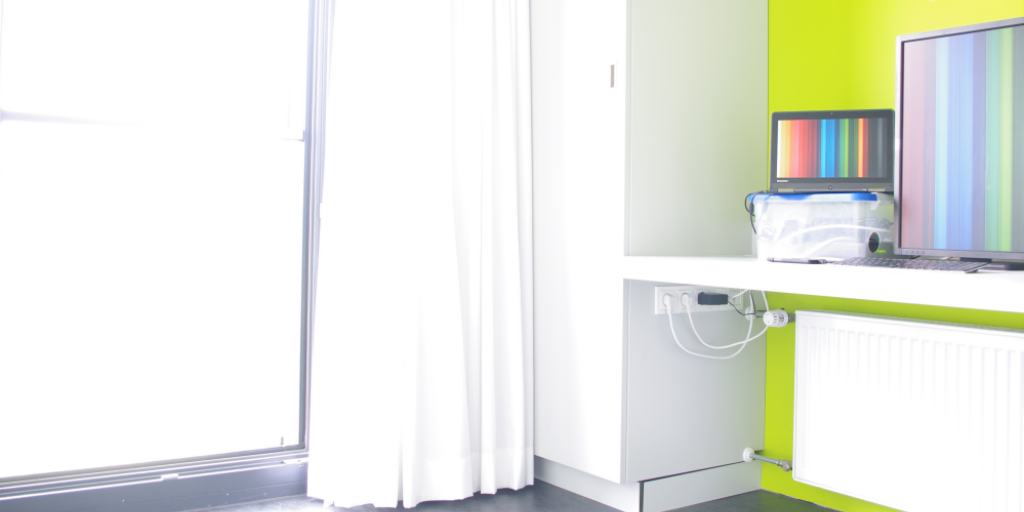
#> input picture Assignment5/13-fusion/fusion-1.png, 1024 x 512 px, found by its file name
$ python 13-fusion.py   (older library calls are emulated)
#> lines starting #> are read from the running program, lines starting #| are printed output that depends on the picture
import numpy
import cv2

# this exercise references "Exposure Fusion" by Mertens et al.

numpyInputs = [
	cv2.imread(filename='/home/aishwarya/Desktop/Term2/IntroVisual/Assignment5/fusion-1.png', flags=cv2.IMREAD_COLOR).astype(numpy.float32) / 255.0,
	cv2.imread(filename='/home/aishwarya/Desktop/Term2/IntroVisual/Assignment5/fusion-2.png', flags=cv2.IMREAD_COLOR).astype(numpy.float32) / 255.0,
	cv2.imread(filename='/home/aishwarya/Desktop/Term2/IntroVisual/Assignment5/fusion-3.png', flags=cv2.IMREAD_COLOR).astype(numpy.float32) / 255.0
]
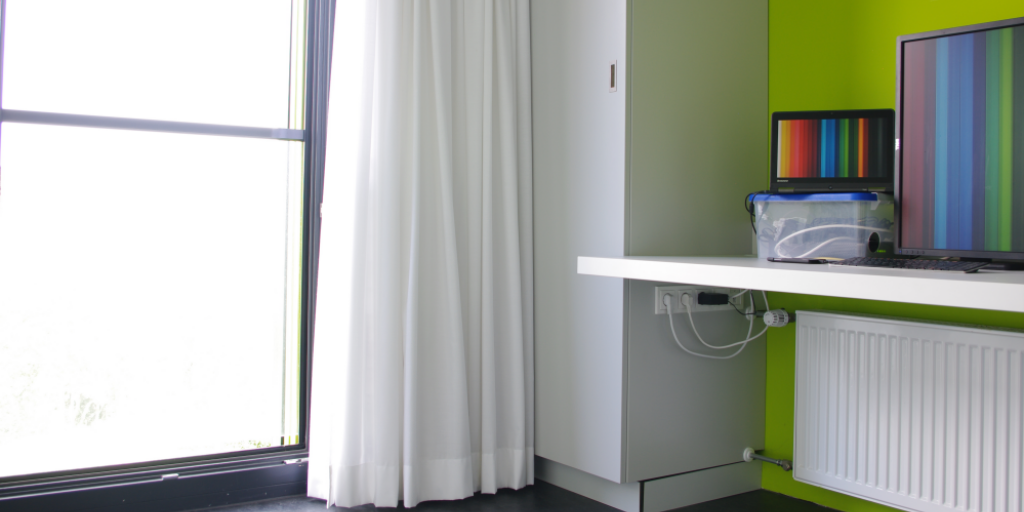
#> input picture Assignment5/13-fusion/fusion-2.png, 1024 x 512 px, found by its file name
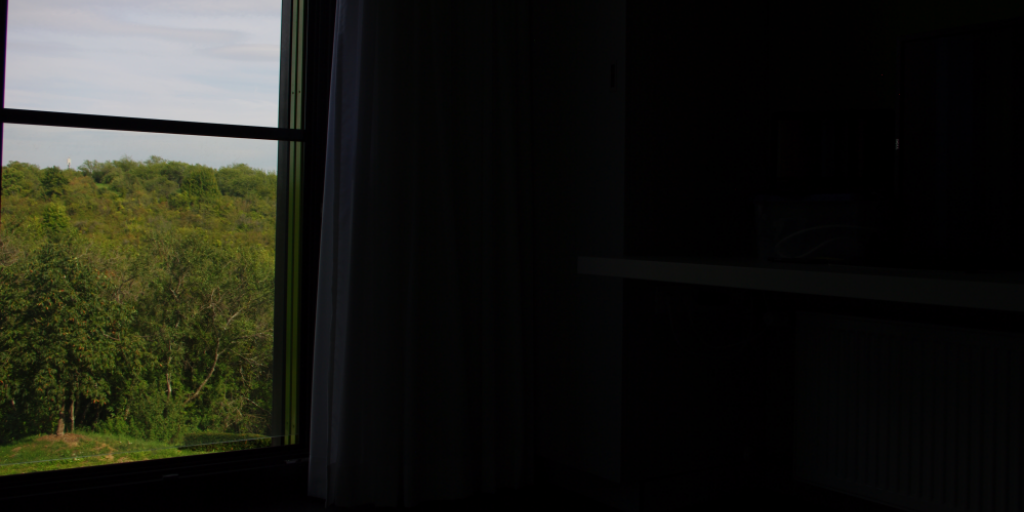
#> input picture Assignment5/13-fusion/fusion-3.png, 1024 x 512 px, found by its file name

# use the quality measures to extract a weight map for each image according to section 3.1
numpyWeights = []
numpyWeights_sum = numpy.zeros(numpyInputs[0].shape[:2], dtype=numpy.float32)
# set the weighting exponents to one, thus equaling the contrition of contrast, saturation, and exposedness
(w_c, w_s, w_e) = (1, 1, 1)
# make sure to add a small epsilon to each weight map to avoid divisions by zero in the subsequent step


i = 0

for image in numpyInputs:
	# print(image.shape[:])
	W = numpy.ones(image.shape[:2], dtype=numpy.float32)

	# contrast
	image_gray = cv2.cvtColor(image, cv2.COLOR_BGR2GRAY)
	laplacian = cv2.Laplacian(image_gray, cv2.CV_32F)
	W_contrast = numpy.absolute(laplacian) ** w_c
	W = numpy.multiply(W, W_contrast)

	# saturation
	W_saturation = image.std(axis=2,dtype=numpy.float32) ** w_s
	W = numpy.multiply(W, W_saturation)

	# well-exposedness
	sigma2 = 0.2
	W_exposedness = numpy.prod(numpy.exp(-((image - 0.5)**2)/(2*(sigma2**2))),axis=2, dtype=numpy.float32) ** w_e
	W = numpy.multiply(W, W_exposedness)

	W += 0.0000001
	numpyWeights_sum += W
	numpyWeights.append(W)
#> this loop made 3 passes
#> pass 1, `W_saturation = image.std(axis=2,dtype=numpy.float32) ** w_s`:
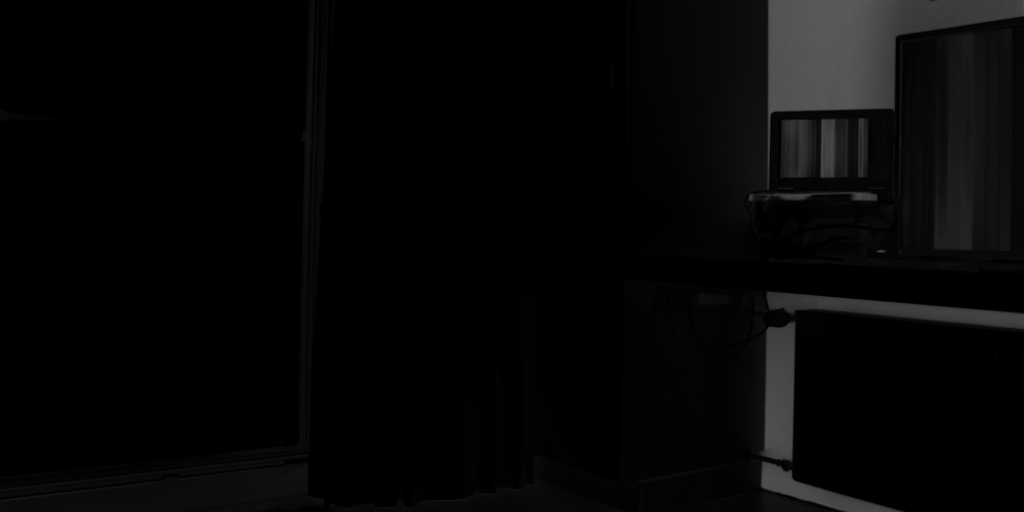
#> W_saturation: shape (512, 1024) float32; min 0, max 0.361, mean 0.0262
#> after the loop:
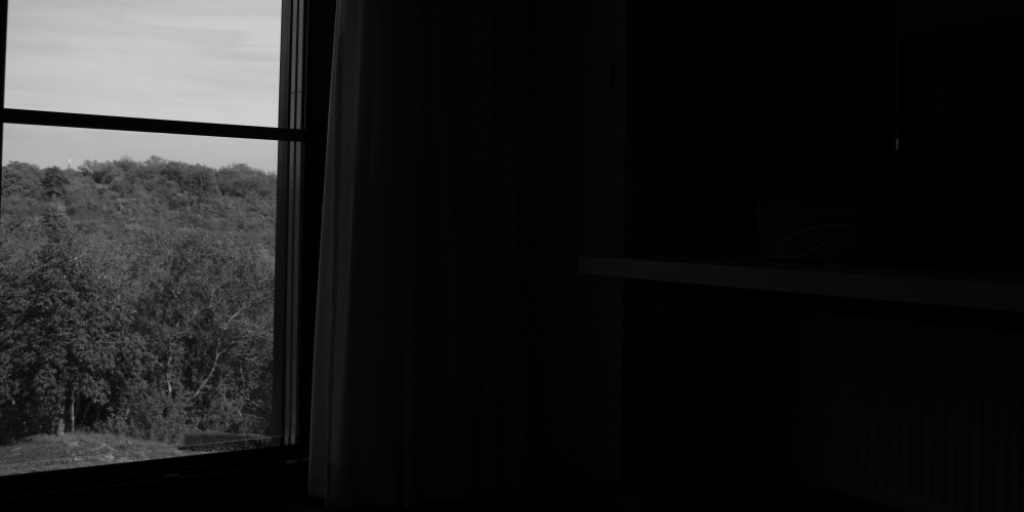
#> image_gray: shape (512, 1024) float32; min 0, max 0.812, mean 0.108
#> after the loop, numpyWeights = 3 items
# normalize the weight maps such that they sum up to one at each pixel as described in section 3.2
# store the three weight maps in the numpyWeights array which will be used below to perform the blending

# normalization
nonzero = numpyWeights_sum > 0
#> nonzero: shape (512, 1024) bool; every value is 1
for i in range(len(numpyWeights)):
	numpyWeights[i][nonzero] /= numpyWeights_sum[nonzero]

# creating the laplacian and gaussian pyramids to perform multiband blending
# defining separate functions for this steps makes the code easier to read

def gaussian_pyramid(numpyInput, intLevels):
	numpyPyramid = [ numpyInput ]

	for intLevel in range(intLevels):
		numpyPyramid.append(cv2.pyrDown(numpyPyramid[-1]))
	# end

	return numpyPyramid
# end

def laplacian_pyramid(numpyInput, intLevels):
#> called with intLevels = 6
	numpyPyramid = [ numpyInput ]

	for intLevel in range(intLevels):
		numpyPyramid.append(cv2.pyrDown(numpyPyramid[-1]))

		numpyPyramid[-2] -= cv2.pyrUp(numpyPyramid[-1])
#> after the loop, numpyPyramid = 7 items
	# end

	return numpyPyramid
# end

numpyInputs = [ laplacian_pyramid(numpyInput, 6) for numpyInput in numpyInputs ]
#> numpyInputs = 3 items
numpyWeights = [ gaussian_pyramid(numpyWeight, 6) for numpyWeight in numpyWeights ]
#> after the loop in gaussian_pyramid, `for intLevel in range(intLevels):`: numpyPyramid = 7 items

# constructing a laplacian pyramid by using the weights from the gaussian pyramid
# eventually obtaining the fused result by recovering the output from the merged pyramid

numpyPyramid = []

for intLevel in range(len(numpyInputs[0])):
	numpyPyramid.append(sum([ numpyInputs[intInput][intLevel] * numpyWeights[intInput][intLevel][:, :, None] for intInput in range(len(numpyInputs)) ]))
#> this loop made 7 passes
#> after the loop, numpyPyramid = 7 items
# end

numpyOutput = numpyPyramid.pop(-1)

while len(numpyPyramid) > 0:
	numpyOutput = cv2.pyrUp(numpyOutput) + numpyPyramid.pop(-1)
#> this loop made 6 passes
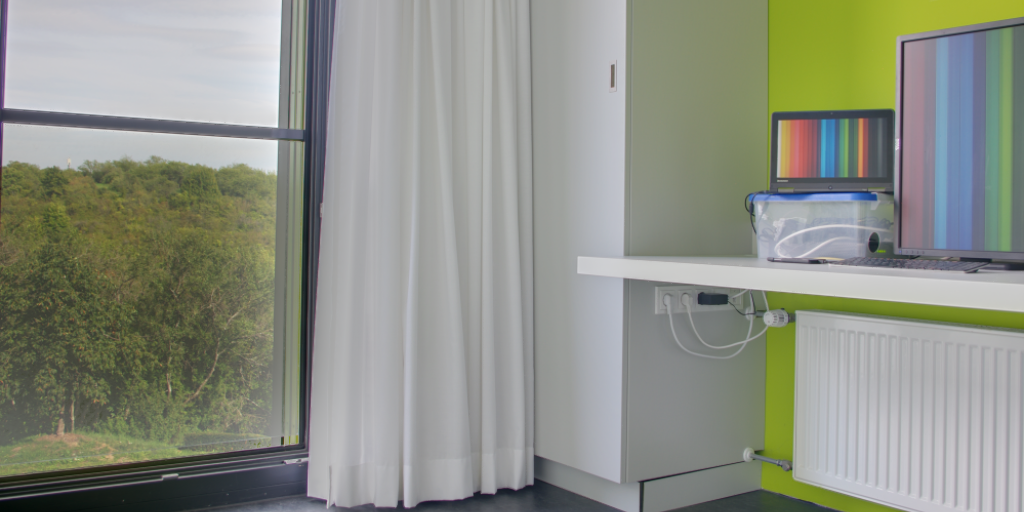
#> numpyOutput: shape (512, 1024, 3) float32; mean of channels 0, 1, 2 0.494, 0.547, 0.53; drawn with min black and max white
# end

cv2.imwrite(filename='/home/aishwarya/Desktop/Term2/IntroVisual/Assignment5/13-fusion-1.png', img=(numpyWeights[0][0] * 255.0).clip(0.0, 255.0).astype(numpy.uint8))
cv2.imwrite(filename='/home/aishwarya/Desktop/Term2/IntroVisual/Assignment5/13-fusion-2.png', img=(numpyWeights[1][0] * 255.0).clip(0.0, 255.0).astype(numpy.uint8))
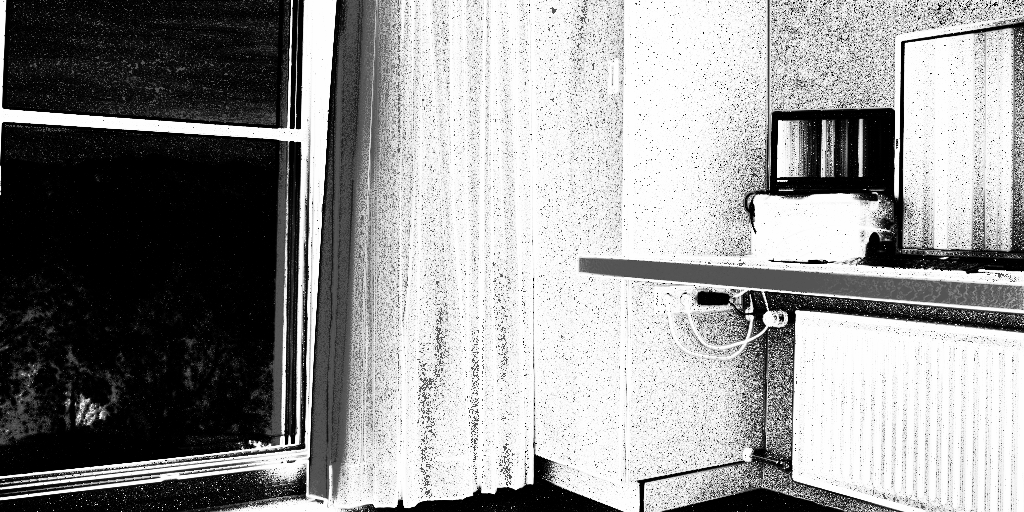
#> saved as 13-fusion-2.png: shape (512, 1024); min 0, max 254, mean 148.7
cv2.imwrite(filename='/home/aishwarya/Desktop/Term2/IntroVisual/Assignment5/13-fusion-3.png', img=(numpyWeights[2][0] * 255.0).clip(0.0, 255.0).astype(numpy.uint8))
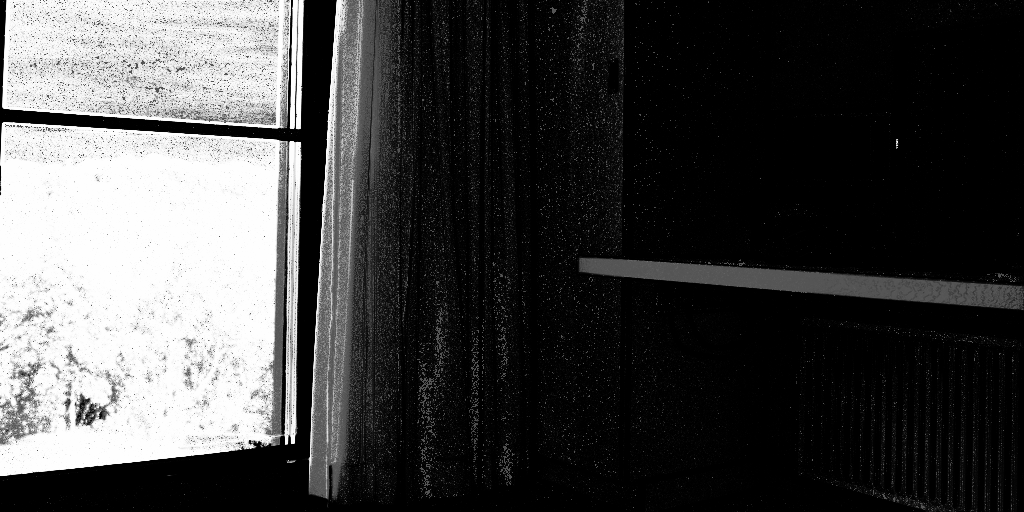
#> saved as 13-fusion-3.png: shape (512, 1024); min 0, max 254, mean 68.4
cv2.imwrite(filename='/home/aishwarya/Desktop/Term2/IntroVisual/Assignment5/13-fusion-4.png', img=(numpyOutput * 255.0).clip(0.0, 255.0).astype(numpy.uint8))
